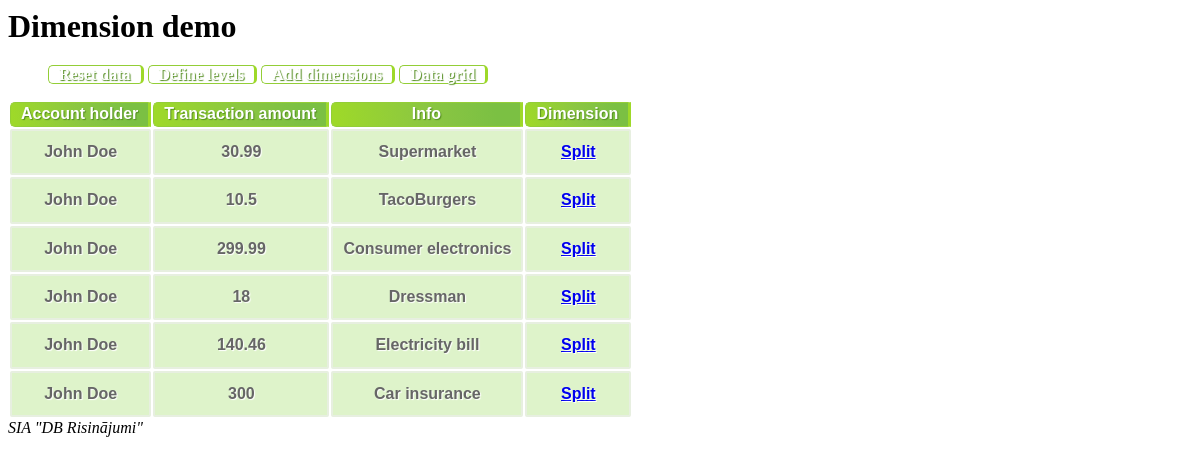
The app's page /demo/split_old.php with its own data.
### tables this page shows
CREATE TABLE `dim_sample_bank_trans` (
  `id` int(11) NOT NULL AUTO_INCREMENT,
  `acc_holder` varchar(255) DEFAULT NULL,
  `balance` double DEFAULT NULL,
  `amount` double DEFAULT NULL,
  `message` text,
  PRIMARY KEY (`id`)
);

### src/DBRisinajumi/Dimensions/DimAutoload.php (called while the page is built, shortened)
<?php
class DimAutoload
{
    public static function load($class_name)
    {
        $sFile = dirname(dirname(dirname(__FILE__))).'/'.str_replace('\\', '/', $class_name).'.php';
        if (file_exists($sFile)) {
            return true;
        }
        return false;
    }
}

### src/DBRisinajumi/Dimensions/Table.php (called while the page is built, shortened)
<?php
class Table extends \DBRisinajumi\Dimensions\ADimension
{
    public function __construct(\mysqli $Database)
    {
        $this->db = $Database;
    }
    public function getTableIdByName($sTableName)
    {
        $sSql = "SELECT
            id
        FROM
            dim_table
        WHERE
            table_name = '{$this->db->escape_string($sTableName)}'";
        $q = $this->db->query($sSql);
        $row = $q->fetch_assoc();
        return $row['id'];
    }
}

### demo/split_old.php (the view, shortened to what this page needs)
<?php
require 'views/header.php';
?>
<table class="dim_table">
    <tr>
        <th>Account holder</th>
        <th>Transaction amount</th>
        <th>Info</th>
        <th>Dimension</th>
    </tr>
<?php
require 'init.php';
$oTable = new \DBRisinajumi\Dimensions\Table($Database);
$nTableId = $oTable->getTableIdByName('dim_sample_bank_trans');
$sSql = "SELECT id, acc_holder, amount, message FROM dim_sample_bank_trans";
$q = $Database->query($sSql);
while($row = $q->fetch_assoc()) {
    echo "<tr>";
    echo "<td>".$row['acc_holder']."</td>";
    echo "<td>".$row['amount']."</td>";
    echo "<td>".$row['message']."</td>";
    ?>
        <td>
            <a href="split_popup.php?table_id=<?=$nTableId?>&amp;record_id=<?=$row['id']?>&amp;amt=<?=$row['amount']?>"
               onclick="return popitup('split_popup.php?table_id=<?=$nTableId?>&amp;record_id=<?=$row['id']?>&amp;amt=<?=$row['amount']?>')">Split</a>
        </td>
    <?php
    echo "</tr>";
}
?>
</table>
<?php
require 'views/footer.php';

### demo/css/style.css (style rules this page uses)
table.dim_table { font-family: "Trebuchet MS", sans-serif; font-size: 16px; font-weight: bold; line-height: 1.4em; font-style: normal; border-collapse:separate; }
.dim_table tbody th { color:#fff; text-shadow:1px 1px 1px #568F23; background-color:#9DD929; border:1px solid #93CE37; border-right:3px solid #9ED929; padding:0px 10px; background:-webkit-gradient( linear, left bottom, right top, color-stop(0.02, rgb(158,217,41)), color-stop(0.51, rgb(139,198,66)), color-stop(0.87, rgb(123,192,67)) ); background: -moz-linear-gradient( left bottom, rgb(158,217,41) 2%, rgb(139,198,66) 51%, rgb(123,192,67) 87% ); -moz-border-radius:5px 0px 0px 5px; -webkit-border-top-left-radius:5px; -webkit-border-bottom-left-radius:5px; border-top-left-radius:5px; border-bottom-left-radius:5px; }
.dim_table tbody td { padding:10px; text-align:center; background-color:#DEF3CA; border: 2px solid #E7EFE0; -moz-border-radius:2px; -webkit-border-radius:2px; border-radius:2px; color:#666; text-shadow:1px 1px 1px #fff; }

### records on screen
dim_sample_bank_trans: acc_holder "John Doe", amount "30.99", message "Supermarket"
dim_sample_bank_trans: acc_holder "John Doe", amount "10.5", message "TacoBurgers"
dim_sample_bank_trans: acc_holder "John Doe", amount "299.99", message "Consumer electronics"
dim_sample_bank_trans: acc_holder "John Doe", amount "18", message "Dressman"
dim_sample_bank_trans: acc_holder "John Doe", amount "140.46", message "Electricity bill"
dim_sample_bank_trans: acc_holder "John Doe", amount "300", message "Car insurance"
